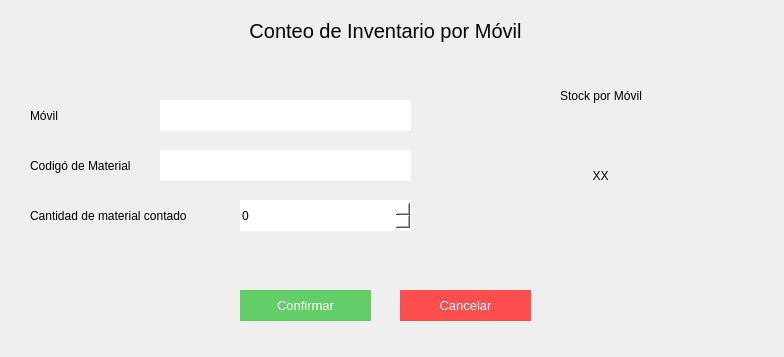
<?xml version="1.0" encoding="UTF-8"?>
<ui version="4.0">
 <class>Form</class>
 <widget class="QWidget" name="Form">
  <property name="geometry">
   <rect>
    <x>0</x>
    <y>0</y>
    <width>784</width>
    <height>357</height>
   </rect>
  </property>
  <property name="windowTitle">
   <string>Form</string>
  </property>
  <widget class="QLabel" name="label_2">
   <property name="geometry">
    <rect>
     <x>-30</x>
     <y>10</y>
     <width>831</width>
     <height>41</height>
    </rect>
   </property>
   <property name="styleSheet">
    <string notr="true">font-size:20px;
</string>
   </property>
   <property name="text">
    <string>Conteo de Inventario por Móvil</string>
   </property>
   <property name="alignment">
    <set>Qt::AlignCenter</set>
   </property>
  </widget>
  <widget class="QLineEdit" name="lineEdit_2">
   <property name="geometry">
    <rect>
     <x>160</x>
     <y>150</y>
     <width>251</width>
     <height>31</height>
    </rect>
   </property>
   <property name="styleSheet">
    <string notr="true">border:none;
background-color: rgb(255, 255, 255);
font: 11pt &quot;MS Shell Dlg 2&quot;;</string>
   </property>
   <property name="text">
    <string/>
   </property>
  </widget>
  <widget class="QLabel" name="label_5">
   <property name="geometry">
    <rect>
     <x>30</x>
     <y>200</y>
     <width>201</width>
     <height>31</height>
    </rect>
   </property>
   <property name="styleSheet">
    <string notr="true">font: 11pt &quot;MS Shell Dlg 2&quot;;
text-align:center;</string>
   </property>
   <property name="text">
    <string>Cantidad de material contado</string>
   </property>
  </widget>
  <widget class="QLabel" name="label_4">
   <property name="geometry">
    <rect>
     <x>30</x>
     <y>150</y>
     <width>121</width>
     <height>31</height>
    </rect>
   </property>
   <property name="styleSheet">
    <string notr="true">font: 11pt &quot;MS Shell Dlg 2&quot;;
text-align:center;</string>
   </property>
   <property name="text">
    <string>Codigó de Material</string>
   </property>
  </widget>
  <widget class="QLineEdit" name="lineEdit">
   <property name="geometry">
    <rect>
     <x>160</x>
     <y>100</y>
     <width>251</width>
     <height>31</height>
    </rect>
   </property>
   <property name="styleSheet">
    <string notr="true">border:none;
background-color: rgb(255, 255, 255);
font: 11pt &quot;MS Shell Dlg 2&quot;;</string>
   </property>
   <property name="text">
    <string/>
   </property>
  </widget>
  <widget class="QLabel" name="label">
   <property name="geometry">
    <rect>
     <x>30</x>
     <y>100</y>
     <width>51</width>
     <height>31</height>
    </rect>
   </property>
   <property name="styleSheet">
    <string notr="true">font: 11pt &quot;MS Shell Dlg 2&quot;;
text-align:center;</string>
   </property>
   <property name="text">
    <string>Móvil</string>
   </property>
  </widget>
  <widget class="QPushButton" name="pushButton_2">
   <property name="geometry">
    <rect>
     <x>240</x>
     <y>290</y>
     <width>131</width>
     <height>31</height>
    </rect>
   </property>
   <property name="styleSheet">
    <string notr="true">background-color: rgb(99, 206, 104);
color:white;
font-size:10pt;
border:none;</string>
   </property>
   <property name="text">
    <string>Confirmar</string>
   </property>
  </widget>
  <widget class="QPushButton" name="pushButton">
   <property name="geometry">
    <rect>
     <x>400</x>
     <y>290</y>
     <width>131</width>
     <height>31</height>
    </rect>
   </property>
   <property name="styleSheet">
    <string notr="true">color:white;
font-size:10pt;
border:none;
background-color:#ff4e4e;</string>
   </property>
   <property name="text">
    <string>Cancelar</string>
   </property>
  </widget>
  <widget class="QLabel" name="label_7">
   <property name="geometry">
    <rect>
     <x>450</x>
     <y>110</y>
     <width>301</width>
     <height>131</height>
    </rect>
   </property>
   <property name="styleSheet">
    <string notr="true">font: 30pt &quot;MS Shell Dlg 2&quot;;
</string>
   </property>
   <property name="text">
    <string>XX</string>
   </property>
   <property name="alignment">
    <set>Qt::AlignCenter</set>
   </property>
  </widget>
  <widget class="QLabel" name="label_3">
   <property name="geometry">
    <rect>
     <x>560</x>
     <y>80</y>
     <width>101</width>
     <height>31</height>
    </rect>
   </property>
   <property name="styleSheet">
    <string notr="true">font: 11pt &quot;MS Shell Dlg 2&quot;;
text-align:center;</string>
   </property>
   <property name="text">
    <string>Stock por Móvil</string>
   </property>
  </widget>
  <widget class="QSpinBox" name="spinBox">
   <property name="geometry">
    <rect>
     <x>240</x>
     <y>200</y>
     <width>171</width>
     <height>31</height>
    </rect>
   </property>
   <property name="styleSheet">
    <string notr="true">border:none;
background-color: rgb(255, 255, 255);
font: 11pt &quot;MS Shell Dlg 2&quot;;</string>
   </property>
  </widget>
 </widget>
 <resources/>
 <connections/>
</ui>
